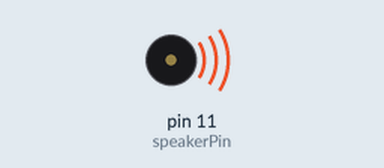
Simulated run of this sketch. Board: Arduino Uno, built with avr-gcc and run on an emulated ATmega328P. On the bench: buzzer (waves = sounding).

Above: at 0.57 s.
At 32.3 s:
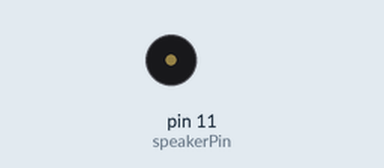
Timing chart, 0 to 38.1 s (numbered marks = the images above):
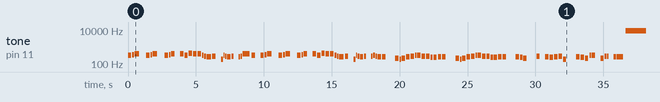

Measured:
- by itself, tone on pin 11 (speakerPin): plays 330 Hz for 0.25 s, 349 Hz for 0.13 s, 392 Hz for 0.33 s, 330 Hz for 0.25 s, 349 Hz for 0.13 s, 392 Hz for 0.33 s … (101 notes in this stretch)

The sketch:

Buzzer.ino
```cpp
#define NOTE_B0  31
#define NOTE_C1  33
#define NOTE_CS1 35
#define NOTE_D1  37
#define NOTE_DS1 39
#define NOTE_E1  41
#define NOTE_F1  44
#define NOTE_FS1 46
#define NOTE_G1  49
#define NOTE_GS1 52
#define NOTE_A1  55
#define NOTE_AS1 58
#define NOTE_B1  62
#define NOTE_C2  65
#define NOTE_CS2 69
#define NOTE_D2  73
#define NOTE_DS2 78
#define NOTE_E2  82
#define NOTE_F2  87
#define NOTE_FS2 93
#define NOTE_G2  98
#define NOTE_GS2 104
#define NOTE_A2  110
#define NOTE_AS2 117
#define NOTE_B2  123
#define NOTE_C3  131
#define NOTE_CS3 139
#define NOTE_D3  147
#define NOTE_DS3 156
#define NOTE_E3  165
#define NOTE_F3  175
#define NOTE_FS3 185
#define NOTE_G3  196
#define NOTE_GS3 208
#define NOTE_A3  220
#define NOTE_AS3 233
#define NOTE_B3  247
#define NOTE_C4  262
#define NOTE_CS4 277
#define NOTE_D4  294
#define NOTE_DS4 311
#define NOTE_E4  330
#define NOTE_F4  349
#define NOTE_FS4 370
#define NOTE_G4  392
#define NOTE_GS4 415
#define NOTE_A4  440
#define NOTE_AS4 466
#define NOTE_B4  494
#define NOTE_C5  523
#define NOTE_CS5 554
#define NOTE_D5  587
#define NOTE_DS5 622
#define NOTE_E5  659
#define NOTE_F5  698
#define NOTE_FS5 740
#define NOTE_G5  784
#define NOTE_GS5 831
#define NOTE_A5  880
#define NOTE_AS5 932
#define NOTE_B5  988
#define NOTE_C6  1047
#define NOTE_CS6 1109
#define NOTE_D6  1175
#define NOTE_DS6 1245
#define NOTE_E6  1319
#define NOTE_F6  1397
#define NOTE_FS6 1480
#define NOTE_G6  1568
#define NOTE_GS6 1661
#define NOTE_A6  1760
#define NOTE_AS6 1865
#define NOTE_B6  1976
#define NOTE_C7  2093
#define NOTE_CS7 2217
#define NOTE_D7  2349
#define NOTE_DS7 2489
#define NOTE_E7  2637
#define NOTE_F7  2794
#define NOTE_FS7 2960
#define NOTE_G7  3136
#define NOTE_GS7 3322
#define NOTE_A7  3520
#define NOTE_AS7 3729
#define NOTE_B7  3951
#define NOTE_C8  4186
#define NOTE_CS8 4435
#define NOTE_D8  4699
#define NOTE_DS8 4978
int speakerPin = 11;//Chân được nối với loa hoặc buzzer

// danh sách các nốt nhạc
int melody[] = {
  //Intro
  NOTE_E4, NOTE_F4, NOTE_G4, 0, NOTE_E4, NOTE_F4, NOTE_G4, 0, NOTE_E4, NOTE_F4, NOTE_G4, 0, NOTE_G4, NOTE_E4, NOTE_A4, NOTE_G4, NOTE_G4, NOTE_E4, NOTE_D4, NOTE_C4, NOTE_D4, 0, NOTE_G3, NOTE_E4, NOTE_D4, NOTE_C4, NOTE_D4, 0, NOTE_C4, NOTE_D4, NOTE_G4, NOTE_E4,
  0,NOTE_E4, NOTE_F4, NOTE_G4, 0, NOTE_E4, NOTE_F4, NOTE_G4, 0, NOTE_E4, NOTE_F4, NOTE_G4, 0, NOTE_G4, NOTE_E4, NOTE_A4, NOTE_G4, NOTE_G4, NOTE_E4, NOTE_D4, NOTE_C4, NOTE_D4, 0, NOTE_G3, NOTE_E4, NOTE_D4, NOTE_C4, NOTE_D4, 0, NOTE_D4, NOTE_E4, NOTE_D4, NOTE_C4, NOTE_C4, 0,
  //Ver 1
  NOTE_A3, NOTE_G3, NOTE_A3, NOTE_C4, NOTE_D4, NOTE_E4, NOTE_E4, NOTE_D4, NOTE_D4, NOTE_B3, NOTE_B3, NOTE_C4, NOTE_C4, 0,
  NOTE_A3, NOTE_G3, NOTE_A3, NOTE_C4, NOTE_D4, NOTE_E4, NOTE_E4, NOTE_D4, NOTE_D4, NOTE_B3, NOTE_B3, NOTE_C4, NOTE_C4, 0,
  NOTE_C4, NOTE_B3, NOTE_A3, 0, NOTE_D4, 0, NOTE_C4, NOTE_B3, NOTE_C4, NOTE_D4, NOTE_G3, 0,
  NOTE_C4, NOTE_B3, NOTE_A3, NOTE_E4, NOTE_E4, 0, NOTE_A3, NOTE_D4, NOTE_D4, 0, NOTE_C4, NOTE_C4,
  };

// thời gina các nốt nhạc: 4 = 1/4 nốt nhạc, 8 = 1/8nốt nhạc, ...:
int noteDurations[] = {
  4, 8, 3, 3, 4, 8, 3, 3, 4, 8, 4, 4, 4, 4, 4, 4, 4, 8, 8, 3, 4, 4, 8, 10, 8, 4, 8, 4, 8, 8, 2, 4,
  4, 4, 8, 3, 3, 4, 8, 3, 3, 4, 8, 4, 4, 4, 4, 4, 4, 4, 8, 8, 3, 4, 4, 8, 10, 8, 4, 8, 4, 8, 8, 8, 4, 4, 2,
  //Ver 1
  4, 8, 4, 4, 4, 8, 4, 4, 4, 6, 4, 4, 4, 2,
  4, 8, 4, 4, 4, 8, 4, 4, 4, 6, 4, 4, 4, 2,
  4, 6, 4, 2, 4, 4, 4, 4, 4, 4, 4, 2,
  4, 4, 4, 8, 4, 4, 4, 8, 8, 4, 6, 2,
  };

void setup() {
  //không cần phải pinMode cho speakerPin


}

void loop() {
 //không cần thiết phải thực hiện lệnh gì ở đây.
 // Bạn dán đoạn code ở void setup xuống thì đoạn nhạc
 // sẽ được lặp liên tục ==> đau đầu!
for (int thisNote = 0; thisNote < 500; thisNote++) {

    // bây giờ ta đặt một nốt nhạc là 1 giây = 1000 mili giây
    // thì ta chia cho các thành phần noteDurations thì sẽ
    // được thời gian chơi các nốt nhạc
    // ví dụ: 4 => 1000/4; 8 ==> 1000/8
    int noteDuration = 1000/noteDurations[thisNote];
    tone(speakerPin, melody[thisNote],noteDuration);

    // để phân biệt các nốt nhạc hãy delay giữa các nốt nhạc
    // một khoảng thời gian vừa phải. Ví dụ sau đây thực hiện tốt
    // điều đó: Ta sẽ cộng 30% và thời lượng của một nốt
    int pauseBetweenNotes = noteDuration * 1.30;
    delay(pauseBetweenNotes);

    //Ngừng phát nhạc để sau đó chơi nhạc tiếp!
    noTone(speakerPin);
  }
}
```
